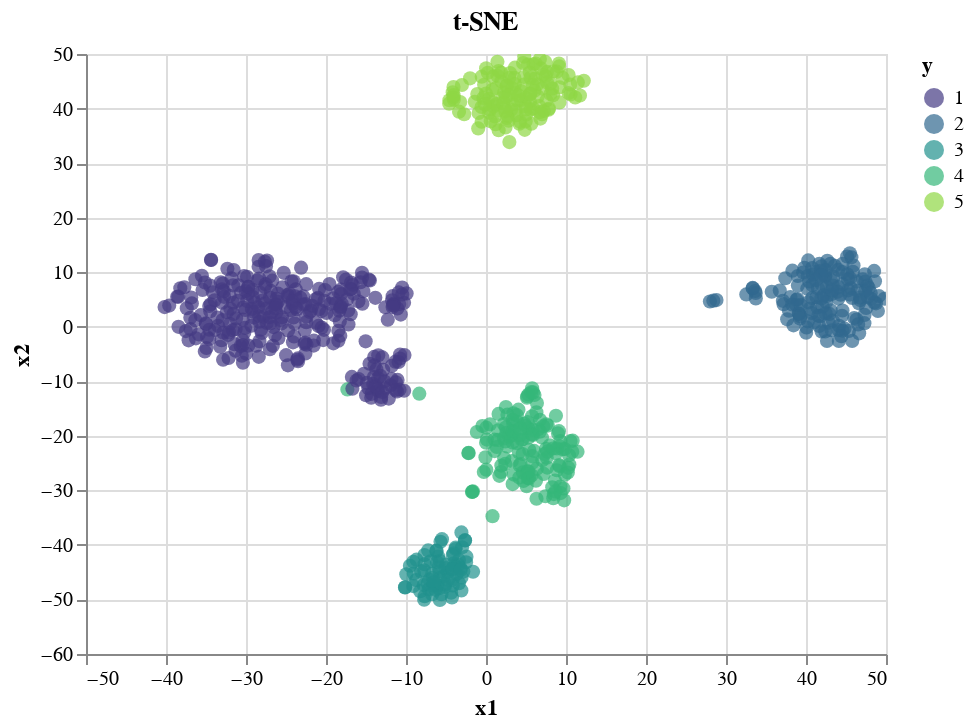

The notebook cell this image was saved under:
### Markdown cell above
### Plot

### Code cell
dtsne = pd.concat([pd.DataFrame(Xu_tsne, columns=["x1", "x2"]), y_train], axis=1)

alt.Chart(dtsne).mark_circle().encode(
    x='x1',
    y='x2',
    color=alt.Color('y:O',
                    scale=alt.Scale(scheme='viridis')),
    size=alt.value(50),
    tooltip=['x1','x2','y:O']
).properties(title = "t-SNE").interactive()

### Figure 1 — Vega-Lite specification as saved in the notebook (floating-point values rounded to 4 significant figures; data arrays with more than 128 entries replaced by an {"elided": "..."} marker saying what was removed)
{"config": {"view": {"continuousWidth": 400, "continuousHeight": 300}}, "data": {"name": "data-2abc7295cc5ab943ffd956f26ee2dcab"}, "mark": "circle", "encoding": {"color": {"type": "ordinal", "field": "y", "scale": {"scheme": "viridis"}}, "size": {"value": 50}, "tooltip": [{"type": "quantitative", "field": "x1"}, {"type": "quantitative", "field": "x2"}, {"type": "ordinal", "field": "y"}], "x": {"type": "quantitative", "field": "x1"}, "y": {"type": "quantitative", "field": "x2"}}, "selection": {"selector001": {"type": "interval", "bind": "scales", "encodings": ["x", "y"]}}, "title": "t-SNE", "$schema": "https://vega.github.io/schema/vega-lite/v4.8.1.json", "datasets": {"data-2abc7295cc5ab943ffd956f26ee2dcab": {"elided": "795 records"}}}
